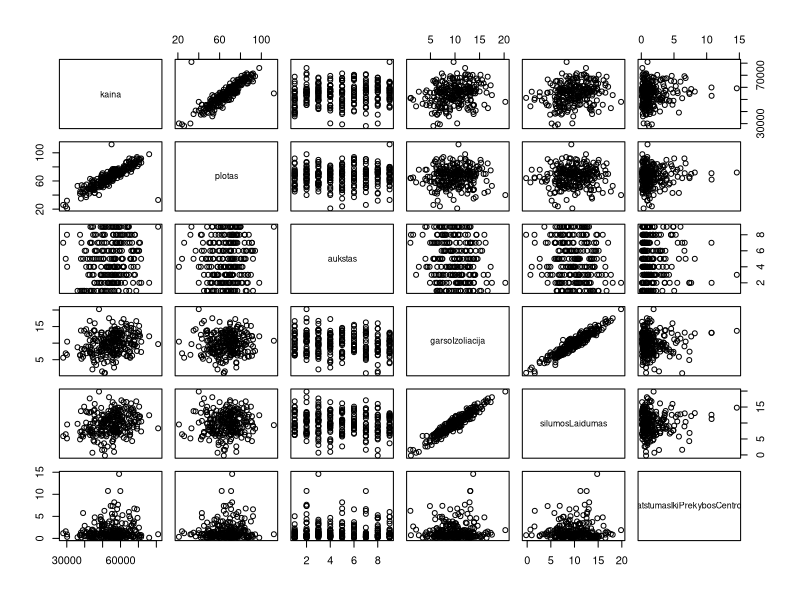
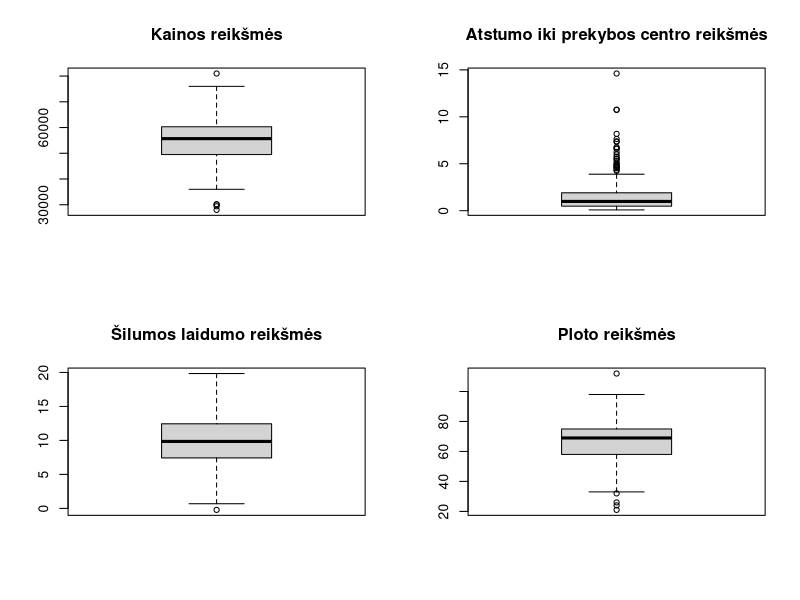
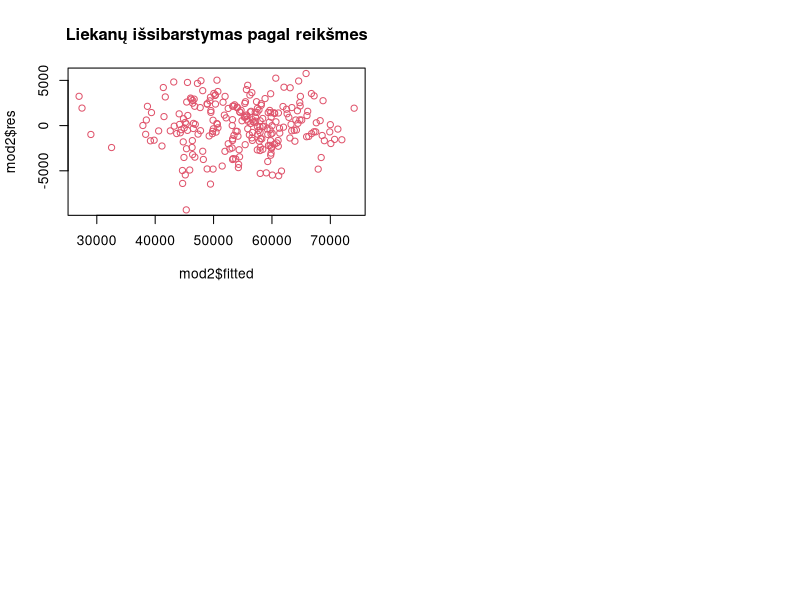
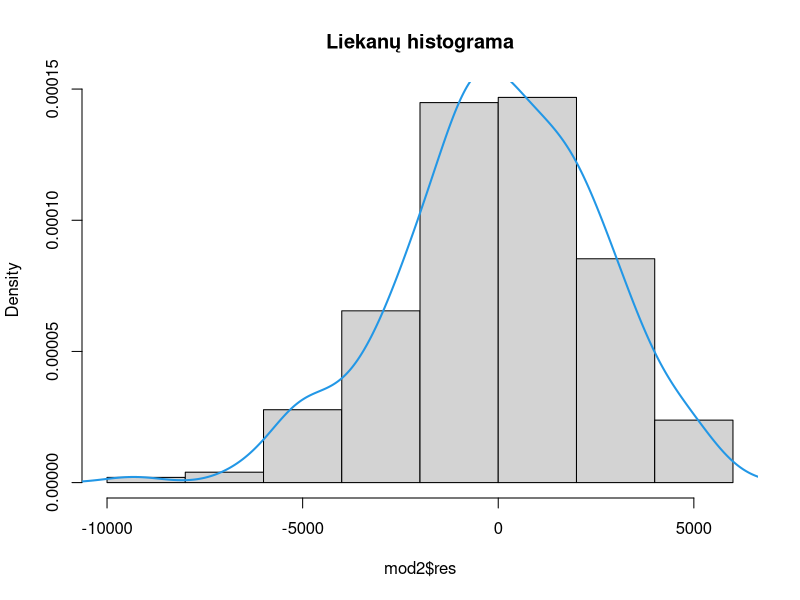

Reproduce these figures in R, in order.
## ---- chunk 1
setwd("~/Econometrics/task4")
datafull<-read.csv2("data.csv") 
head(datafull)
plot(datafull)
## ---- chunk 2
cor(datafull)
## ---- chunk 3
datafull$garsoIzoliacija<-NULL
## ---- chunk 4
par(mfrow=c(2,2)) #susikuriamas grafinis parametras (2x2 grafikai)
boxplot(datafull$kaina, main="Kainos reikšmės")
boxplot(datafull$atstumasIkiPrekybosCentro, main="Atstumo iki prekybos centro reikšmės")
boxplot(datafull$silumosLaidumas, main="Šilumos laidumo reikšmės")
boxplot(datafull$plotas, main="Ploto reikšmės")

## ---- chunk 5
modIsskirtims<-lm(kaina~plotas, datafull)
summary(influence.measures(modIsskirtims)) #253, 254 -isskirtis, su kitais nera
data<-datafull[-c(253,254),] #Atnaujinti duomenys, tinkami modelių kūrimui
## ---- chunk 6
mod1<-lm(kaina~+plotas+aukstas+silumosLaidumas+atstumasIkiPrekybosCentro, data)
summary(mod1)$coefficients
## ---- chunk 7
mod2<-update(mod1, kaina~plotas+aukstas+silumosLaidumas)
summary(mod2)
## ---- chunk 8
(summary(mod2))$r.squared #Kuo arčiau 1, tuo modelis patikimesnis. 
AIC(mod2)
## ---- chunk 9
library("car")# "car" bibliotekoje yra vif ir ncvTest
vif(mod2)
## ---- chunk 10
plot(mod2$res~mod2$fitted, main="Liekanų išsibarstymas pagal reikšmes", col=2)
ncvTest(mod2)
## ---- chunk 11
par(mfrow=c(1,1))
histmod2<-hist(mod2$res, probability=TRUE, main="Liekanų histograma") #išbrėžiama histograma
lines(density(mod2$res), col=4, lwd=2) #liekanų tankio grafikas
shapiro.test(mod2$res) #testas, kuris nustato paklaidų normalumą
## ---- chunk 12
durbinWatsonTest(mod2)
